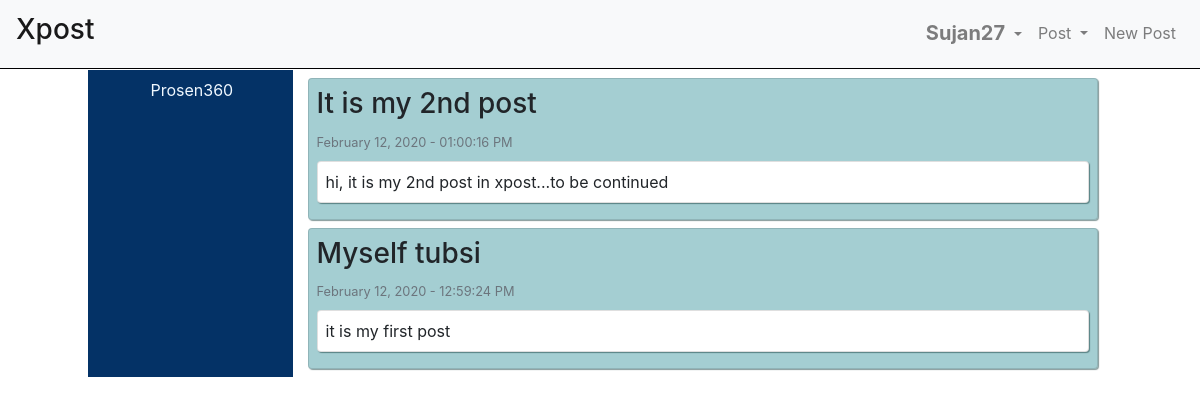
The page /following/ (signed in) on the database as committed earlier.
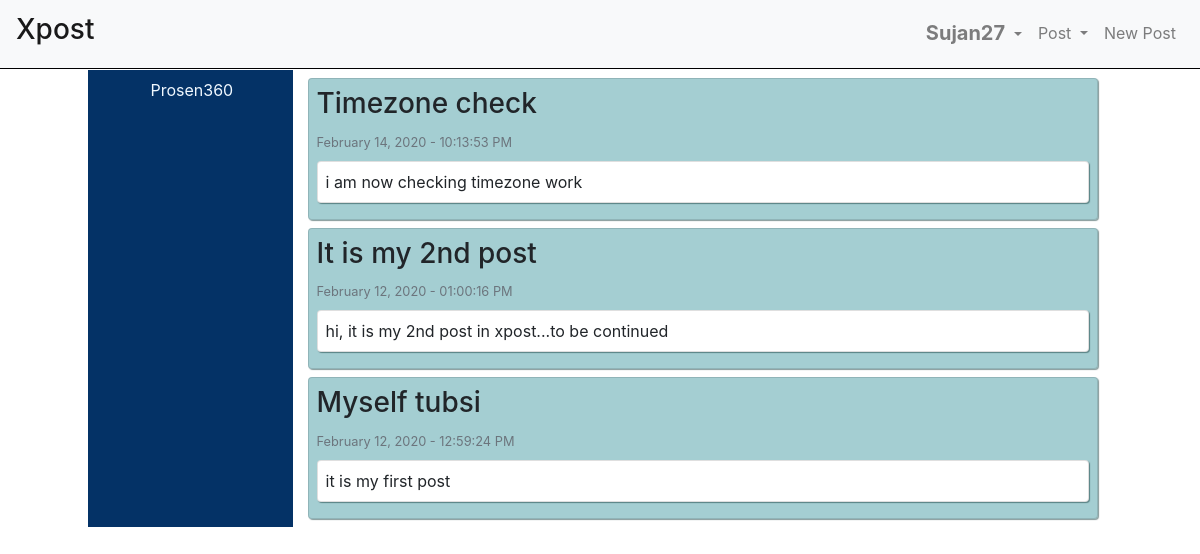
The same page on the database as committed later.
### userposts/models.py (models this page shows, shortened)
class Posts(models.Model):
    author = models.ForeignKey(User, on_delete=models.CASCADE)
    title = models.CharField(max_length=150)
    post = models.TextField()
    dateOfPost = models.DateTimeField(default=timezone.now)

### following/views.py (the view)
# urls.py: path('', views.followPage, name='follow'),
@login_required(login_url='../login')
def followPage(response):
    myFollow = Follower.objects.filter(follower_id=response.user.id)
    myFollowingUser = []
    posts = Posts.objects.filter(
        author_id=myFollow[0].following_id).order_by('-dateOfPost')
    for f in myFollow:
        myFollowingUser.append({
            'usr': User.objects.filter(id=f.following_id)
        })
    context = {
        'myFollow': myFollowingUser,
        'posts': posts
    }
    return render(response, 'following/follow.html', context)

### following/templates/following/follow.html (shortened to what this page needs)
{% extends 'base.html' %}
{% block content %}
<div class="myContent row justify-content-center">
    <div class="col-lg-2 col-md-10 col-10 col-sm-10 sideBg text-light">
        {% for follow in myFollow %}
        {% for usr in follow.usr %}
        <ul class="m-2 side-username">
            <li class="user">
                <a class="side-username-anchor" href="#" data-id="{{usr.username}}">{{usr.username|capfirst}}</a>
            </li>
        </ul>
        {% endfor %}
        {% endfor %}
    </div>
    <div class="col-lg-8 col-md-10 col-10 col-sm-10 mybrdr" data-id="myfollowpost">
        {% for post in posts %}
        <div class="card mx-auto my-2 p-2"
            style="box-shadow: 1px 1px 1px rgba(13, 54, 54, 0.507);background-color: #0a7a865e;">
            <div class="card-text">
                <h3>{{post.title|capfirst}}</h3>
                <small class="text-muted">{{post.dateOfPost|date:"F d, Y - h:i:s A"}}</small>
            </div>
            <div class="card pl-2 py-2 my-2" style="box-shadow: 1px 1px 1px rgba(13, 54, 54, 0.507);">
                {{post.post}}
            </div>
        </div>
        {% endfor %}
    </div>
</div>
{% endblock content %}

Rows that differ between the two databases and show on the page:
added Posts: title "Timezone check", dateOfPost "February 14, 2020 - 10:13:53 PM", post "i am now checking timezone work"
